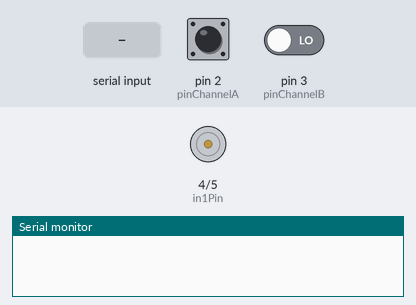
A sketch run on a simulated Arduino Uno, built with avr-gcc and run on an emulated ATmega328P. On the bench: motor-driver pin pairs drawn as motors (green arrow = first pin HIGH = forward, orange = second pin HIGH = backward, longer = more drive, scaled by the enable pin), the last lines printed to the serial monitor. The inputs (shaded band) are chosen by the test bench; at power-on: pin 2 (pinChannelA) HIGH, pin 3 (pinChannelB) LOW.

Above: at 1.2 s.
1.3 s: "90,45\n" received over Serial
At 1.8 s:
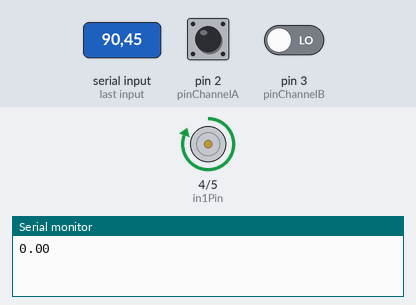
Timing chart, 0 to 4.3 s (numbered marks = the images above; inputs shaded):
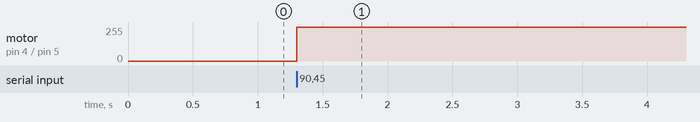

Measured:
- after the input at 1.3 s, motor on pin 4 (in1Pin) / pin 5 (in2Pin): stopped → forward 255/255 at once

The sketch:

MotorSpeed.ino
```cpp
const int in1Pin = 4;
const int in2Pin = 5;
const int enaPin = 6;
const int pinChannelA = 2;
const int pinChannelB = 3;
double lastSpeed = 0, motorSpeed = 0;
volatile int count = 0;
double vel = 0;
double pwm = 0, command, speed = 0;

/*
Tabla de preescaladores para el Timer1
----------------------------------------------------------------------------------
| CS12 | CS11 | CS10 | Prescaler        | Descripción                             |
|------|------|------|------------------|-----------------------------------------|
|  0   |  0   |  0   | 0 (No clock)     | No clock source (Timer/Counter stopped) |
|  0   |  0   |  1   | 1 (No prescaling)| clkI/O (No prescaling)                  |
|  0   |  1   |  0   | 8                | clkI/O / 8 (From prescaler)             |
|  0   |  1   |  1   | 64               | clkI/O / 64 (From prescaler)            |
|  1   |  0   |  0   | 256              | clkI/O / 256 (From prescaler)           |
|  1   |  0   |  1   | 1024             | clkI/O / 1024 (From prescaler)          |
|  1   |  1   |  0   | External (Falling)| External clock on T1 pin (falling edge)|
|  1   |  1   |  1   | External (Rising)| External clock on T1 pin (rising edge)  |
-----------------------------------------------------------------------------------
*/

// Ejemplos de configuración del preescalador para Timer1:

// No prescaling (clkI/O):
// TCCR1B |= (1 << CS10);

// Prescaler de 8 (clkI/O / 8):
// TCCR1B |= (1 << CS11);

// Prescaler de 64 (clkI/O / 64):
// TCCR1B |= (1 << CS11) | (1 << CS10);

// Prescaler de 256 (clkI/O / 256):
// TCCR1B |= (1 << CS12);

// Prescaler de 1024 (clkI/O / 1024):
// TCCR1B |= (1 << CS12) | (1 << CS10);

// External clock on T1 pin (falling edge):
// TCCR1B |= (1 << CS12) | (1 << CS11);

// External clock on T1 pin (rising edge):
// TCCR1B |= (1 << CS12) | (1 << CS11) | (1 << CS10);

void setup() {
  TCCR1A = 0;               // Configuración del registro de comparación
  TCCR1B = 0;
  TCNT1  = 0;
  OCR1A = 2499;             // Para 25 Hz (prescaler de 256)
  TCCR1B |= (1 << WGM12);   // Modo de comparación de salida (CTC - Clear Timer on Compare Match)
  TCCR1B |= (1 << CS12);    // Prescaler de 256
  TIMSK1 |= (1 << OCIE1A);  // Habilita la interrupción por comparación de Timer1

  Serial.begin(2000000);
  pinMode(in1Pin, OUTPUT);
  pinMode(in2Pin, OUTPUT);
  pinMode(enaPin, OUTPUT);
  pinMode(pinChannelA, INPUT);
  pinMode(pinChannelB, INPUT);
  attachInterrupt(digitalPinToInterrupt(pinChannelA), callback_A, FALLING);
  attachInterrupt(digitalPinToInterrupt(pinChannelB), callback_B, FALLING);
}

ISR(TIMER1_COMPA_vect) {
  speed = float(count)*(25.0/22.0)*(1.0/45.0);
  count = 0;
}

void callback_A() { if (digitalRead(pinChannelB)) {count++;} else {count--;} }
void callback_B() { if (!digitalRead(pinChannelA)) {count++;} else {count--;} }

void loop() {
  if (Serial.available() > 0) {
    String input = Serial.readStringUntil('\n');
    command = input.toFloat();
    moveMotor(command);
    Serial.println(speed);
  }
}

void moveMotor(double data) {
  pwm = max(-1.0, min(data, 1.0));
  if (pwm >= 0) {
    digitalWrite(in1Pin, HIGH);
    digitalWrite(in2Pin, LOW);
  } else {
    digitalWrite(in1Pin, LOW);
    digitalWrite(in2Pin, HIGH);
  }
  analogWrite(enaPin, int(255*abs(pwm)));
}

/*
void loop() {

  // Revisar que si se estén ingresando nuevos valores en el monitor serial
  if (Serial.available() > 0) {
    // Leer la entrada del monitor serial cuando realmente se esté escribiendo un nuevo valor
    String input = Serial.readStringUntil('\n');

    // Convertir el valor leído a un número flotante
    float motorInput = input.toFloat();

    if (motorInput > 1.0) motorInput = 1.0;   // En caso de tener un valor mayor a 1
    if (motorInput < -1.0) motorInput = -1.0; // En caso de tener un valor menor a -1

    // Mapear el rango de -1.0 a 1.0 a -255 a 255
    motorSpeed = motorInput * 255.0;

    // Verificar si el valor para la velocidad ha cambiado, de no ser así mantener el mismo
    if (motorSpeed != lastSpeed) {
      lastSpeed = motorSpeed;
      Serial.println(vel,5);
    }

    // Dirección de giro de la cruz hacia la derecha en caso de ser un valor positivo (sentido anti-horario)
    if (lastSpeed > 0) {
      digitalWrite(in1Pin, HIGH);
      digitalWrite(in2Pin, LOW);
      analogWrite(enaPin, lastSpeed);
    }
    // Dirección de giro hacia la izquierda en caso de ser un valor negativo (sentido horario)
    if (lastSpeed < 0) {
      digitalWrite(in1Pin, LOW);
      digitalWrite(in2Pin, HIGH);
      analogWrite(enaPin, abs(lastSpeed));
    }

    // Motor detenido en caso de ser un valor igual a 0
    if (lastSpeed == 0) {
      digitalWrite(in1Pin, LOW);
      digitalWrite(in2Pin, LOW);
      analogWrite(enaPin, 0);
    }
  }
}
*/
```
